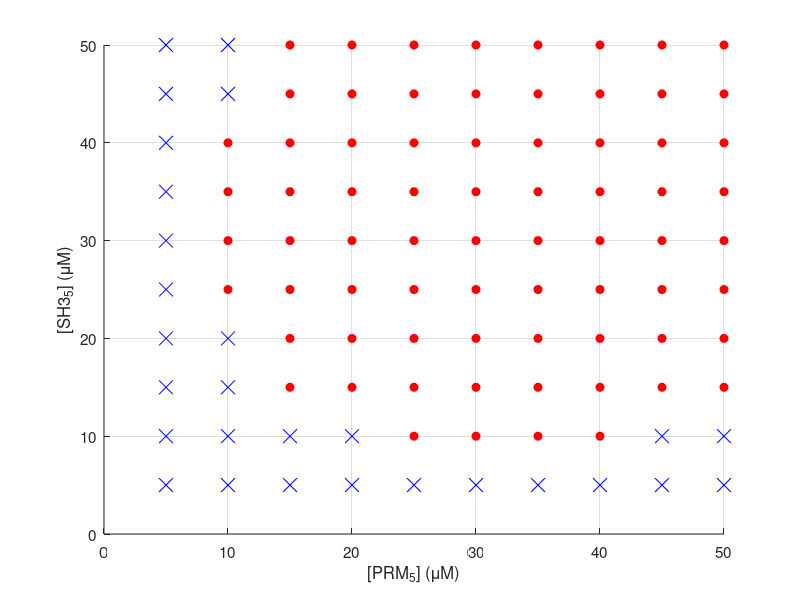

Recreate this plot in MATLAB. (Note: this script raises an error after producing the figure.)
% SH3_5/PRM_5 phase diagram
figure
hold
%LLPS -ve
plot([5:5:50],5,'bx','MarkerSize',10)
plot([5:5:20],10,'bx','MarkerSize',10)
plot([5:5:10],15,'bx','MarkerSize',10)
plot([5:5:10],20,'bx','MarkerSize',10)
plot(5,[25:5:50],'bx','MarkerSize',10)
plot(10,[45:5:50],'bx','MarkerSize',10)
plot([45:5:50],10,'bx','MarkerSize',10)
%LLPS +ve
plot([25:5:40],10,'ro','MarkerFaceColor',[1 0 0])
plot([15:5:50],15,'ro','MarkerFaceColor',[1 0 0])
plot([15:5:50],20,'ro','MarkerFaceColor',[1 0 0])
plot([10:5:50],25,'ro','MarkerFaceColor',[1 0 0])
plot([10:5:50],30,'ro','MarkerFaceColor',[1 0 0])
plot([10:5:50],35,'ro','MarkerFaceColor',[1 0 0])
plot([10:5:50],40,'ro','MarkerFaceColor',[1 0 0])
plot([15:5:50],45,'ro','MarkerFaceColor',[1 0 0])
plot([15:5:50],50,'ro','MarkerFaceColor',[1 0 0])
%axes properties
xlabel('[PRM_5] (μM)')
ylabel('[SH3_5] (μM)')
set(gca,'FontSize',11)
%grid properties
grid on
ax = gca;
ax.GridAlpha = 0.5;
ax.XAxis.MinorTick = 'on';
ax.XAxis.MinorTickValues = [0:5:50]';
ax.YAxis.MinorTick = 'on';
ax.YAxis.MinorTickValues = [0:5:50]';
grid on;
ax.XMinorGrid = 'on';
ax.MinorGridAlpha = 0.5;
ax.MinorGridLineStyle = '-';
ax.YMinorGrid = 'on';
ax.MinorGridAlpha = 0.5;
ax.MinorGridLineStyle = '-';
%Shading LLPS region
a = 19.3; b = 12.1; c = 4;
t = linspace(-50,50,10000);
y = sqrt(0.5).*(a.*(1+(t./b).^c).^(1/c) + t);
x = sqrt(0.5).*(a.*(1+(t./b).^c).^(1/c) - t);
S = patch(x,y,'r','FaceAlpha',0.35);
xlim([0 50])
ylim([0 50])
pbaspect([1 1 1])
